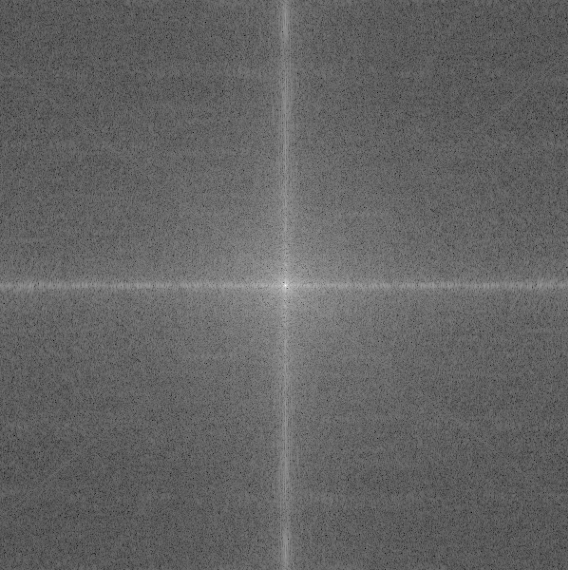
#> input picture DSP/Projekt_2/11/1.png, 568 x 570 px; its folder holds only this picture in this run
$ jupyter execute --allow-errors ML.ipynb
#> lines starting #> are read from the running program, lines starting #| are printed output that depends on the picture; after the words box and inside, x2 and y2 are one past the last pixel; in counts of white or black regions, pixels touching at a corner belong together
[cell 1]
import tensorflow as tf
from tensorflow import keras
from tensorflow.keras import layers
import numpy as np
import os
from PIL import Image
from skimage.transform import hough_line, hough_line_peaks
from skimage.feature import canny
from skimage.transform import resize
import matplotlib.pyplot as plt
import cv2

[cell 2]
# Ścieżki do folderów z danymi
folder_11 = "11"  # Pozytywna klasa, etykieta 1
folder_00 = "00"  # Negatywna klasa, etykieta 0

# Funkcja do wczytywania obrazów i wykrywania linii
def load_and_process_image(file_path):
#> called with file_path = '11/1.png'
    img = Image.open(file_path)
#> img is the input picture: PIL image 568x570 RGBA; mean R, G, B, A 99.7, 99.7, 99.7, 255
    img = img.convert("L")  # Konwersja obrazu do odcieni szarości
#> img: PIL image 568x570 L
    img_array = np.array(img)

    # Wykrywanie linii na obrazie za pomocą algorytmu Hougha
    edges = canny(img_array, sigma=1.0, low_threshold=50, high_threshold=100)
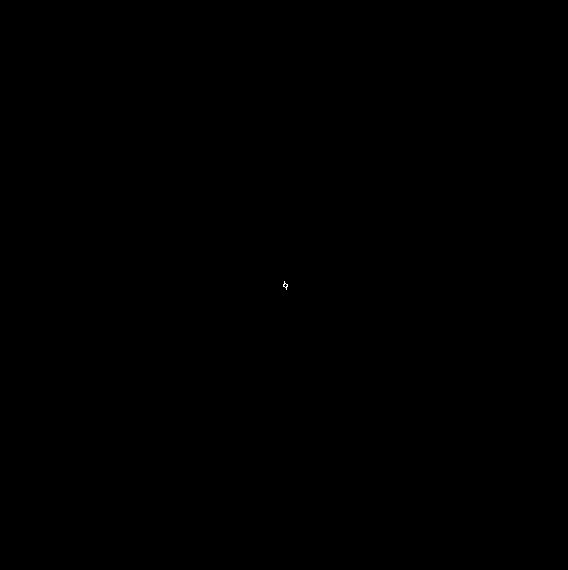
#> edges: shape (570, 568) bool; 0.01% white in thin lines or dots, all inside (x1, y1, x2, y2) = (283, 281, 288, 290)
    accumulator, angles, distances = hough_line(edges)
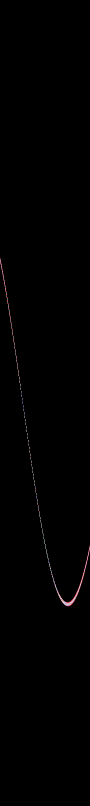
#> accumulator: shape (1611, 180) uint64 (shown at 1/2 size); 8 distinct labels, from 0 to 7; one colour per label, 0 black
#> angles = 180 values from -1.57 to 1.55; distances = 1611 values from -805 to 805
    peaks = hough_line_peaks(accumulator, angles, distances)

    if len(peaks) > 0:
        return resize(img_array, (180, 180)), 1  # Jeśli znaleziono linie, to etykieta 1
    else:
        return resize(img_array, (180, 180)), 0  # Jeśli nie znaleziono linii, to etykieta 0

# Listy przechowujące obrazy i etykiety
all_images = []
all_labels = []

# Wczytaj obrazy z foldera "11" i przypisz im etykietę 1
for filename in os.listdir(folder_11):
    if filename.endswith(".png"):
        image_path = os.path.join(folder_11, filename)
        image, label = load_and_process_image(image_path)
#> label = 1
        all_images.append(image)
        all_labels.append(label)

# Wczytaj obrazy z foldera "00" i przypisz im etykietę 0
#> (the rest of this cell did not finish here and is left out)

[cell 3]
def process_image(file_path):
#> called with file_path = '1.png'
    image = cv2.imread(file_path, cv2.IMREAD_GRAYSCALE)
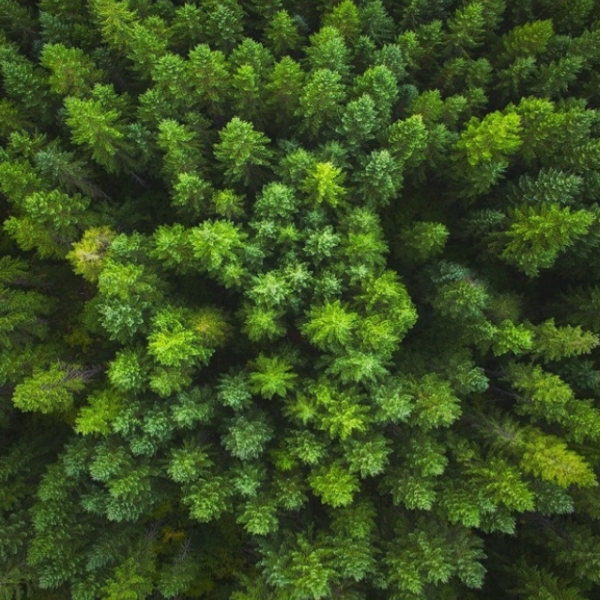
#> input picture DSP/Projekt_2/1.png, 600 x 600 px
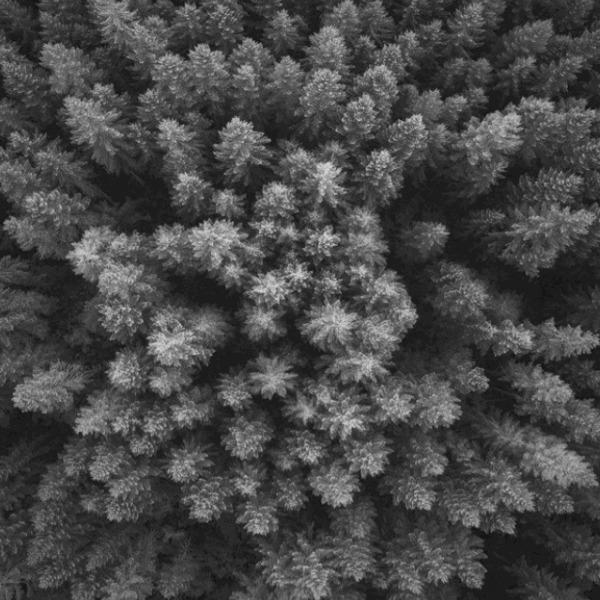
#> image: shape (600, 600); min 20, max 216, mean 71.1
    image = cv2.resize(image, (180, 180))
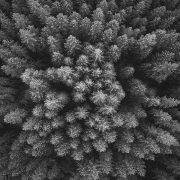
#> image: shape (180, 180); min 21, max 207, mean 71.1
    image = image / 255.0
    image = np.expand_dims(image, axis=0)
    return image
#-------------------------------Ścieżka do obrazu-----------------------------------#
image_path = '1.png'
#-----------------------------------------------------------------------------------#

image = process_image(image_path)
dane_obrazu = np.array(image)

# Wykonanie analizy widmowej Fouriera nowego obrazu
widmo = np.fft.fftshift(np.fft.fft2(dane_obrazu))
widmo_amp = np.abs(widmo)

IG = np.log(1 + widmo_amp)

#> (the rest of this cell did not finish here and is left out)
